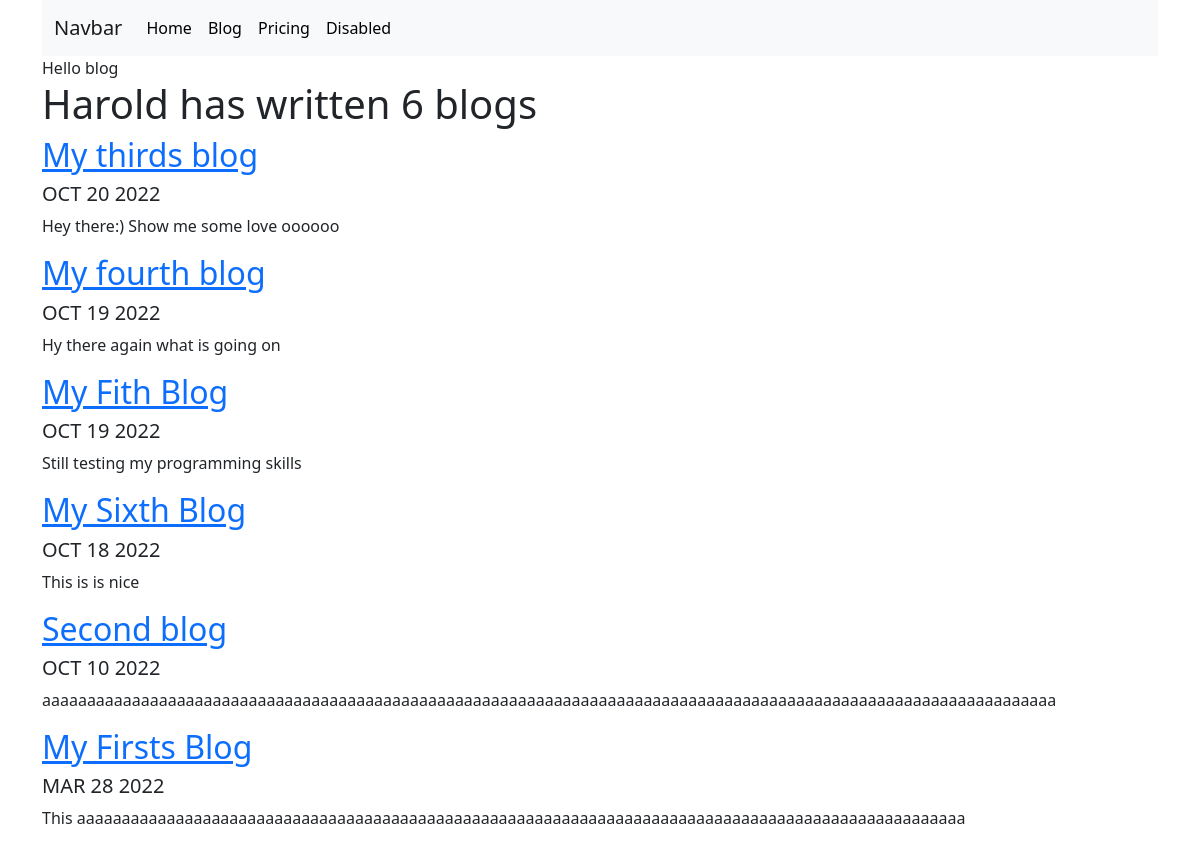
Page /blog/ on the earlier database version.
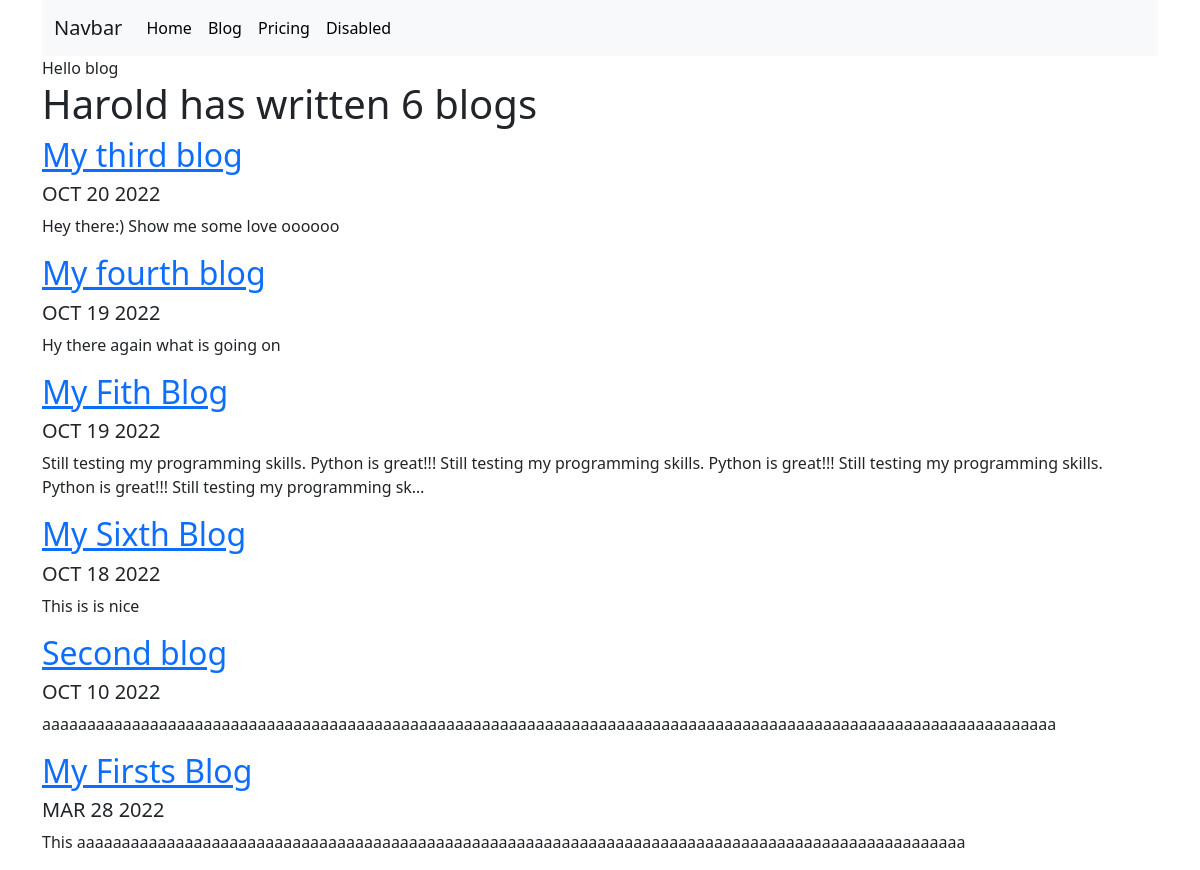
Same page on the later database version.
### blog/models.py (models this page shows, shortened)
class Blog(models.Model):
    title = models.CharField(max_length=200)
    description = models.TextField()
    date = models.DateField()

### blog/views.py (the view)
# urls.py: path('', views.all_blogs,  name='all_blogs'),
def all_blogs(request):
    blogs = Blog.objects.order_by('-date') #  -date means the most current one on the top
    return render(request, 'blog/all_blogs.html',  {'blogs':blogs})

### blog/templates/blog/all_blogs.html
{% extends 'portfolio/base.html' %}
{% block content %}
Hello blog
<h1> Harold has written {{ blogs.count }} blog{{ blogs.count|pluralize }}</h1>
{%  for blog in blogs %}
  <a href="{% url 'blog:detail' blog.id %}"><h2>{{ blog.title }}</h2></a>
  <h5>{{ blog.date|date:'M d Y'| upper}}</h5>
  <p>{{ blog.description|striptags|truncatechars:200 }}</p>
{% endfor %}
{% endblock %}

### portfolio/templates/portfolio/base.html (shortened to what this page needs)
{% load static %}
  <!doctype html>
<html lang="en">
  <head>
    <link rel="stylesheet" href="{% static "portfolio/custom.css" %}">
    <link href="https://cdn.jsdelivr.net/npm/bootstrap@5.2.2/dist/css/bootstrap.min.css" rel="stylesheet">
     <div class=" container text- justify">
  </head>
  <body>
    <nav class="navbar navbar-expand-lg bg-light">
    <div class="container-fluid">
    <a class="navbar-brand" href="#">Navbar</a>
    <div class="collapse navbar-collapse" id="navbarNav">
      <ul class="navbar-nav">
        <li class="nav-item">
          <a class="nav-link active" aria-current="page" href="{% url 'home' %}">Home</a>
        </li>
        <li class="nav-item">
          <a class="nav-link" href="{% url 'blog:all_blogs' %}">Blog</a>
        </li>
        <li class="nav-item">
          <a class="nav-link" href="#">Pricing</a>
        </li>
        <li class="nav-item">
          <a class="nav-link disabled">Disabled</a>
        </li>
      </ul>
    </div>
  </div>
</nav>
{% block content %}{% endblock %}
  </body>
</html>

### portfolio/static/portfolio/custom.css (style rules this page uses)
.navbar-nav .nav-link { color: rgba(0,0,0,1) !important; }
body { font-family: 'Roboto', sans-serif; }

Differences in the rows shown:
changed Blog "Hey there:) Show me some love oooooo": title "My thirds blog" → "My third blog"
changed Blog "My Fith Blog": description "Still testing my programming skills" → "Still testing my programming skills. Python is great!!! Still testing my programming skills. Python is great!!! Still testing my programming skills. Python is great!!! Still testing my programming sk…"
